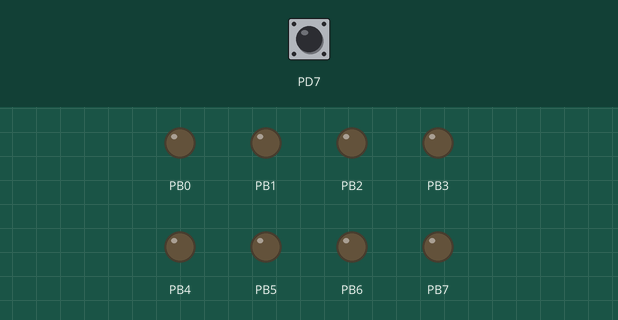
Bench run of a program on a simulated ATmega32, built with avr-gcc and emulated at 8 MHz. On the bench: output pins drawn as LEDs (lit = HIGH). Dashed ring = blinking. Inputs (shaded band) come from the test bench; at power-on: PD7 LOW.

Above: at 1.2 s.
1.3 s: PD7 pulled HIGH for 0.15 s
At 3.3 s:
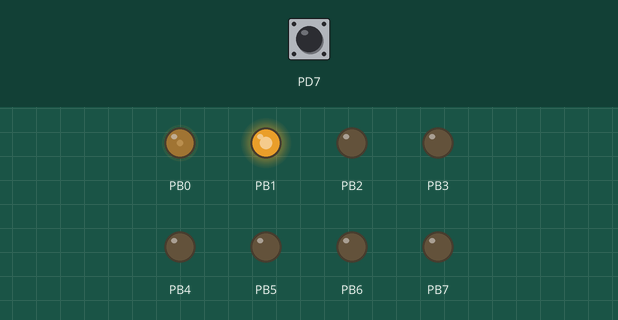
4.3 s: PD7 pulled HIGH for 1 s
At 5.1 s:
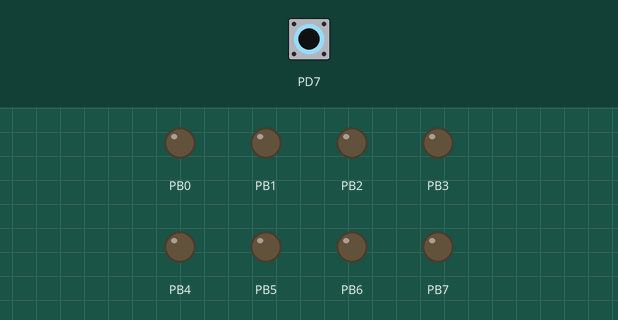
7.3 s: PD7 pulsed HIGH 2 times (0.12 s each, 0.3 s apart)
At 7.55 s:
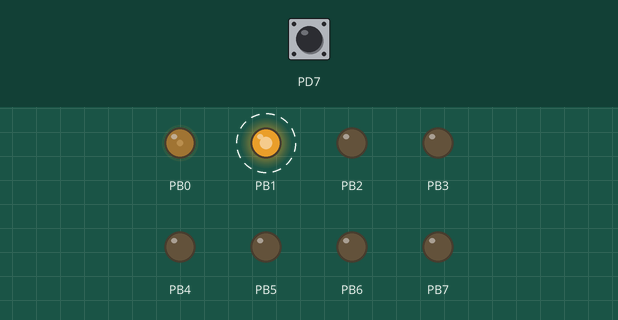
Timing chart, 0 to 16.3 s (numbered marks = the images above; inputs shaded):
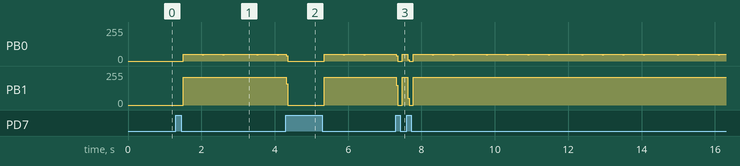

Measured:
- after the input at 1.3 s, PB1: 0/255 → 207/255 after 0.21 s
- after the input at 4.3 s, PB1: 207/255 → 0/255 at once, → 207/255 1.0 s later
- after the input at 7.3 s, PB1: alternates 207/255 for 0.16 s and 0/255 for 0.15 s, 4 changes in all, then stays 207/255, starting at once

The program:

main.cpp
```cpp
#include <avr/io.h>
#include <avr/interrupt.h>
#include <avr/sfr_defs.h>
#define F_CPU 8000000

unsigned int Step = 0; // Ñ÷åò÷èê ñîñòîÿíèÿ
bool NewState = false;
bool State = false;
bool IRQ_Chek_button = false;

/*void Test()
{
    if (State)
    {
        PORTB = 0xFF;
    }
    else
    {
        PORTB = 0x00;
    }
}*/

// íàñòðîéêà òàéìåðà
void Init_TIMER1()
{
    TCCR1A = (1<<WGM12); // Îïðåäåëÿåì ðåæèì ðàáîòû òàéìåð ÑÒÑ
 //   OCR1AH = 0xFF; // Ðåãèñòð ñðàâíåíèÿ Hight
 //   OCR1AL = 0xFF; // Ðåãèñòð ñðàâíåíèÿ Low
 //   TIMSK = (1<<OCIE1A); // ðàçðåøàåì ïðåðûâàíèå ïî ñîâïàäåíèþ
//    TCCR1B = (0<<CS10)|(1<<CS11)|(0<<CS12); // Óñòàíàâëèâàåì ïðåääåëèòåëü è ðàçðåøàåì ðàáîòó ñ÷åò÷èêà
}

//îáðàáîò÷èê ïðåðûâàíèÿ ïî ñîâïàäåíèþ À
ISR(TIMER1_COMPA_vect)
{
    switch (Step)
    {
        case 0:
            TCCR1B = 0;
            TIMSK = (0<<OCIE1A);
            OCR1AH = 0x00;
            OCR1AL = 0x7F;
            Step++;
            PORTB = (1<<PB0)|(0<<PB1);
            TCNT1H = 0;
            TCNT1L = 0;
            TCCR1B =(1<<CS11)|(1<<CS10);
            TIMSK = (1<<OCIE1A);
            break;
        case 1:
            TCCR1B = 0;
            TIMSK = (0<<OCIE1A);
            OCR1AH = 0x00;
            OCR1AL = 0x0F;
            TCCR1B = (1<<CS10);
            Step++;
            PORTB = (0<<PB0)|(0<<PB1);
            TCNT1H = 0;
            TCNT1L = 0;
            TIMSK = (1<<OCIE1A);
            break;
        case 2:
            TCCR1B = 0;
            TIMSK = (0<<OCIE1A);
            PORTB = (0<<PB0)|(1<<PB1);
            TCCR1B =(1<<CS10)|(1<<CS11);
            OCR1AH = 0x01;
            OCR1AL = 0xFF;
            Step++;
            TCNT1H = 0;
            TCNT1L = 0;
            TIMSK = (1<<OCIE1A);
            break;
        case 3:
            TCCR1B = 0;
            TIMSK = (0<<OCIE1A);
            OCR1AH = 0x00;
            OCR1AL = 0x0F;
            TCCR1B = (1<<CS10);
            Step = 0;
            PORTB = (0<<PB0)|(0<<PB1);
            TCNT1H = 0;
            TCNT1L = 0;
            TIMSK = (1<<OCIE1A);
           break;
    }
}

void Chek_Button()
{
    if (bit_is_set(PIND, PIND7))
        NewState = true;
    if (bit_is_clear(PIND, PIND7))
        NewState = false;
    if (NewState != State)
    {
//        IRQ_Chek_button = true;
            if (State)
            {
                Step = 0;
//                OCR1AH = 0x00;
//                OCR1AL = 0x0F;
                TIMSK = (1<<OCIE1A);
                TCCR1B = (1<<CS10)|(0<<CS11)|(0<<CS12); // Óñòàíàâëèâàåì ïðåääåëèòåëü è ðàçðåøàåì ðàáîòó ñ÷åò÷èêà
                TCNT1H = 0;
                TCNT1L = 0;
            }
            else
            {
                Step = 0;
//                TIMSK = (0<<OCIE1A);
//                OCR1AH = 0xFF;
//                OCR1AL = 0xFF;

                TCCR1B = 0;   // Çàïðåùàåì ðàáîòó ñ÷åò÷èêà
                PORTB = 0; // Ïîðò â 0
                TCNT1H = 0;
                TCNT1L = 0;
            }
    }
    State = NewState;
/*    if (!(PIND&(1<<PIND7)))
    {
        switch(n)
        case 0:

        break;
        TCCR1B = (1<<CS10)|(1<<CS11)|(0<<CS12); // Óñòàíàâëèâàåì ïðåääåëèòåëü è ðàçðåøàåì ðàáîòó ñ÷åò÷èêà
    }
    else
    {
        TCCR1B = 0;   // Çàïðåùàåì ðàáîòó ñ÷åò÷èêà
        PORTB = 0;
    }   */
}

/*void Service_IRQ_Chel_button ()
{
    if (IRQ_Chek_button)
    {
        if (State)
        {
            TCCR1B = (1<<CS10)|(1<<CS11)|(0<<CS12); // Óñòàíàâëèâàåì ïðåääåëèòåëü è ðàçðåøàåì ðàáîòó ñ÷åò÷èêà
        }
        else
        {
            TCCR1B = 0;   // Çàïðåùàåì ðàáîòó ñ÷åò÷èêà
            PORTB = 0; // Ïîðò â 0
        }
            IRQ_Chek_button = false;
    }
    else
    {
    }

};*/

int main()
{
    DDRB=0xFF;//íàñòðàèâàåì OC1A íà âûõîä
    PORTB=0x00;// Íà÷àëüíîå çíà÷åíèå
    Init_TIMER1();
    sei();//ðàçðåøàåì ïðåðûâàíèÿ ãëîáàëüíî
    while(1)
    Chek_Button();
//    Service_IRQ_Chel_button();
}
```
